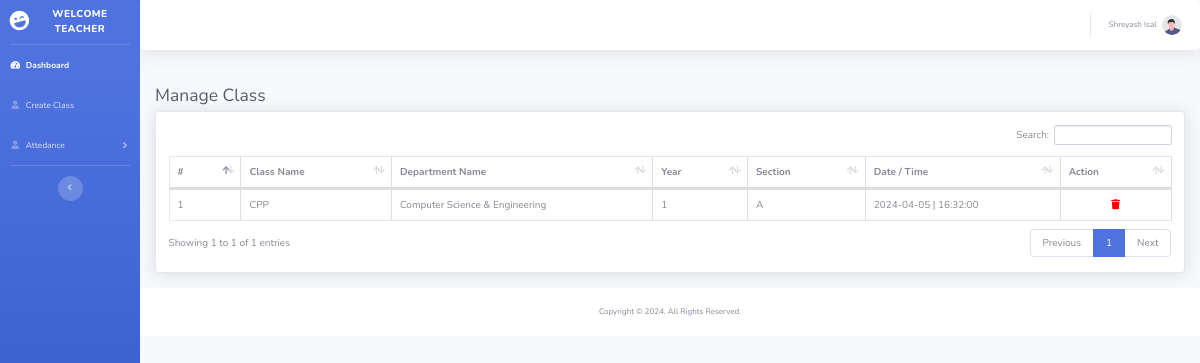
The app's page /teacher/viewclasses.php (signed in) with its own data.
### tables this page shows
CREATE TABLE `tblclass` (
  `id` int(255) NOT NULL,
  `class_name` varchar(255) NOT NULL,
  `department_name` varchar(255) NOT NULL,
  `year` varchar(255) NOT NULL,
  `section` varchar(255) NOT NULL,
  `date` date NOT NULL,
  `time` time NOT NULL,
  `addedbyno` int(255) NOT NULL
);

### teacher/viewclasses.php (the view, shortened to what this page needs)
<?php session_start();
if(strlen($_SESSION['aid'])==0)
  {
header('location:index.php');
}
else{
include 'header.php';
?>
<div class="container-fluid">
    <h1 class="h3 mb-2 text-gray-800">Manage Class</h1>
    <div class="card shadow mb-4">
        <div class="card-body ">
            <div class="table-responsive">
                <table class="table table-bordered" id="example1" width="100%" cellspacing="0">
                    <thead>
                        <tr>
                            <th>#</th>
                            <th>Class Name</th>
                            <th>Department Name</th>
                            <th>Year</th>
                            <th>Section</th>
                            <th>Date / Time</th>
                            <th>Action</th>
                        </tr>
                    </thead>
                    <tbody>
                        <?php
                        include '../db.php';
                        $sql = "SELECT * FROM `tblclass` WHERE addedbyno = '".$_SESSION['aid']."'";
                        $result = $conn->query($sql);
                        if ($result->num_rows > 0) {
                            $cnt = 1;
                            while ($row = $result->fetch_assoc()) {
                        ?>
                                <tr>
                                <td><?php echo $cnt++; ?></td>
                                    <td><?php echo $row["class_name"]; ?></td>
                                    <td><?php echo $row["department_name"]; ?></td>
                                    <td><?php echo $row["year"]; ?></td>
                                    <td><?php echo $row["section"]; ?></td>
                                    <td><?php echo $row["date"] ." | ". $row['time']; ?></td>
                                    <td><center><a href="viewclasses.php?action=delete&id=<?php echo $row['id']; ?>"><i class="fas fa-trash" style="color: red; cursor: pointer"></i></a></center></td>
                                </tr>
                        <?php
                            }
                        } else {
                            echo "<tr><td colspan='3'>No teachers found</td></tr>";
                        }
                        ?>
                    </tbody>
                </table>
            </div>
        </div>
    </div>
</div>
<?php
include 'footer.php';
}
?>

### records on screen
tblclass: class_name "CPP", department_name "Computer Science & Engineering", year "1", section "A", date "2024-04-05", time "16:32:00"

### other values on screen
$name "Shreyash Isal"
